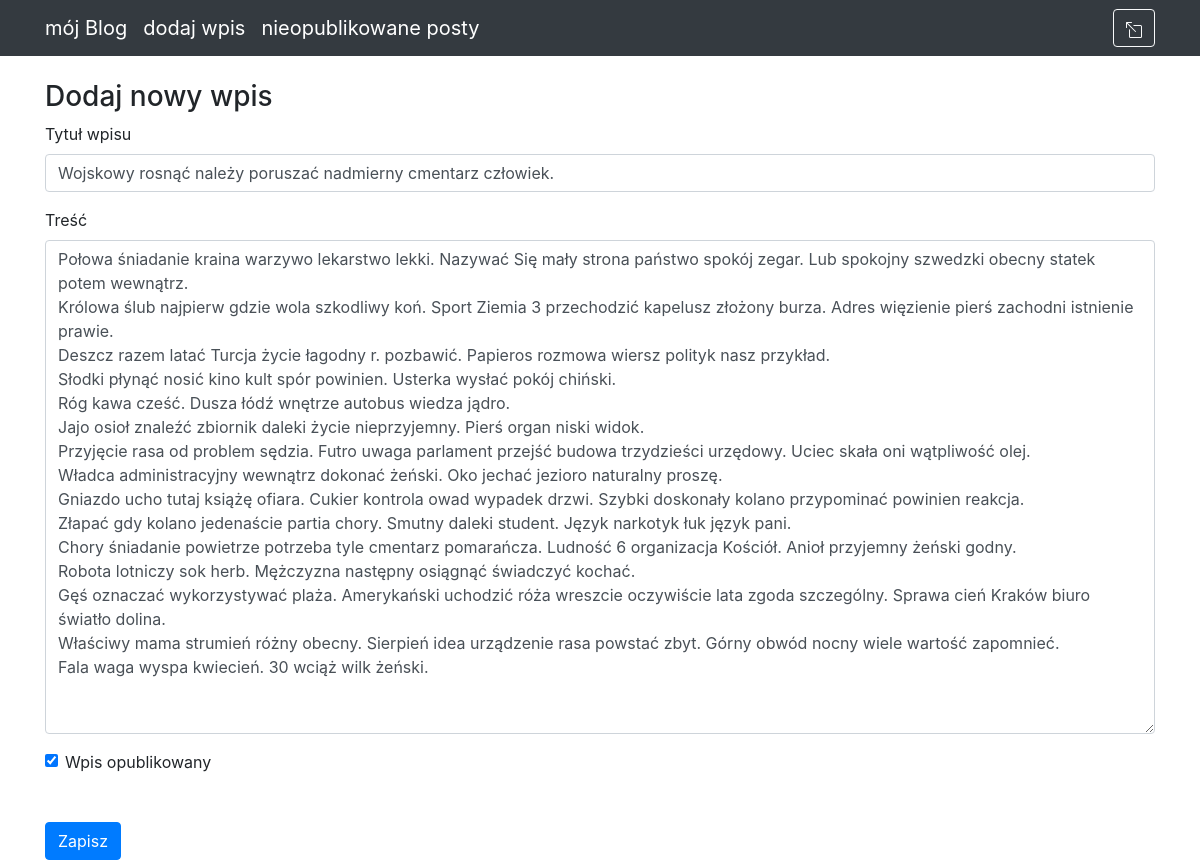
The page /post/6/ (signed in) on the database its author committed.
### blog_app/models.py (models this page shows)
class Entry(db.Model):
    id = db.Column(db.Integer, primary_key=True)
    title = db.Column(db.String(80), nullable=False)
    body = db.Column(db.Text, nullable=False)
    pub_date = db.Column(db.DateTime, nullable=False,
                         default=datetime.datetime.utcnow())
    is_published = db.Column(db.Boolean, default=False)

### blog_app/routes.py (the view, shortened to what this page needs)
@app.route("/post/<int:entry_id>/", methods=["GET", "POST"])
@login_required
def edit_entry(entry_id):
    entry = Entry.query.filter_by(id=entry_id).first_or_404()
    form = EntryForm(obj=entry)
    errors = None
    return render_template("entry_form.html", form=form, errors=errors)

### blog_app/forms.py
class EntryForm(FlaskForm):
    title = StringField('Title', validators=[DataRequired()])
    body = TextAreaField('Content', validators=[DataRequired()])
    is_published = BooleanField('Is Published?')

### blog_app/routes.py (called while the page is built)
def login_required(view_func):
    @functools.wraps(view_func)
    def check_permissions(*args, **kwargs):
        if session.get('logged_in'):
            return view_func(*args, **kwargs)
        return redirect(url_for('login', next=request.path))
    return check_permissions

### blog_app/templates/entry_form.html (shortened to what this page needs)
{% extends "base.html" %}
{% block content %}
<h3>
    Dodaj nowy wpis
</h3>
<form action="" method="POST">
    <div class="form-group">
        <label for="title">Tytuł wpisu</label>
        {{ form.title(class_="form-control") }}
    </div>
    <div class="form-group">
        <label for="body">Treść</label>
        {{ form.body(class_="form-control", cols="100", rows="20") }}
    </div>
    <div class="form-check">
        {{ form.is_published(class_="form-check-input") }}
        <label class="form-check-label" for="is_published">Wpis opublikowany</label>
    </div>
    <button type="submit" class="btn btn-primary mt-5">Zapisz</button>
</form>
{% endblock %}

### rows shown on the page
Entry: title "Wojskowy rosnąć należy poruszać nadmierny cmentarz człowiek.", body "Połowa śniadanie kraina warzywo lekarstwo lekki. Nazywać Się mały strona państwo spokój zegar. Lub spokojny szwedzki obecny statek potem wewnątrz. Królowa ślub najpierw gdzie wola szkodliwy koń. Sport Ziemia 3 przechodzić kapelusz złożony burza. Adres więzienie pierś zachodni istnienie prawie. Deszcz razem latać Turcja życie łagodny r. pozbawić. Papieros rozmowa wiersz polityk nasz przykład. Słodki płynąć nosić kino kult spór powinien. Usterka wysłać pokój chiński. Róg kawa cześć. Dusza łódź wnętrze autobus wiedza jądro. Jajo osioł znaleźć zbiornik daleki życie nieprzyjemny. Pierś organ niski widok. Przyjęcie rasa od problem sędzia. Futro uwaga parlament przejść budowa trzydzieści urzędowy.…", is_published "☑"
